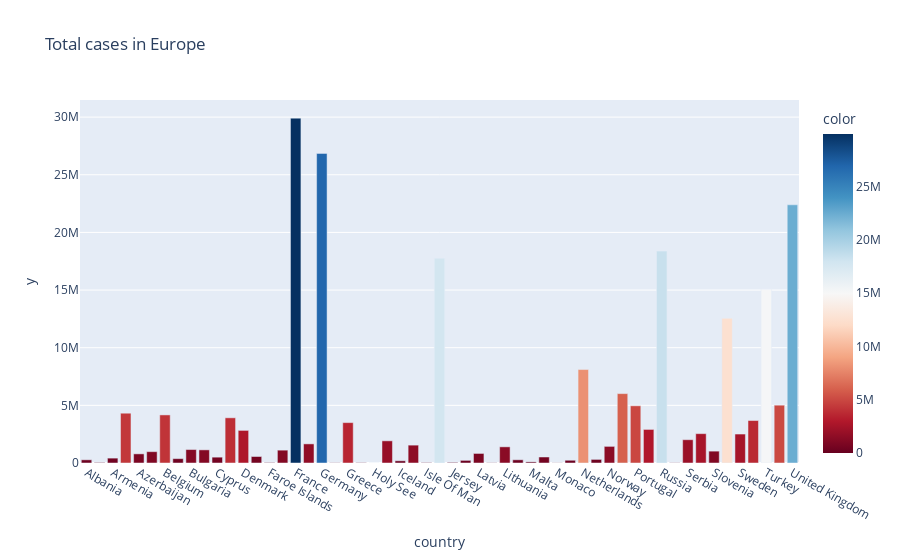

The code cell stored with this chart in its notebook:
### Code cell
# plot cumulative cases in Europe
df_europe_cases_cum = df_europe.loc[df_europe["indicator"] == "cases"]["cumulative_count"].groupby(df_europe["country"]).max()


# exclude Europe (total) and EU/EEA (total)
df_europe_cases_cum = df_europe_cases_cum.drop(["Europe (total)", "EU/EEA (total)"])

fig = px.bar(df_europe_cases_cum, x=df_europe_cases_cum.index, y=df_europe_cases_cum.values, title="Total cases in Europe", color=df_europe_cases_cum.values, color_continuous_scale=px.colors.sequential.RdBu)
fig.show()
fig.write_image(os.path.join(PLOT_IMAGE_PATH, "total_cases_in_europe.png"))

### Figure 1 — Plotly figure (JSON) as saved in the notebook; plotly's stock layout.template omitted (floating-point values rounded to 4 significant figures)
{"data": [{"alignmentgroup": "True", "hovertemplate": "country=%{x}<br>y=%{y}<br>color=%{marker.color}<extra></extra>", "legendgroup": "", "marker": {"color": [276731, 43224, 423006, 4318626, 792870, 982867, 4170786, 378112, 1166859, 1139816, 506278, 3919548, 2827419, 563454, 34658, 1114573, 29910679, 1658240, 26854389, 18806, 3503584, 25874, 28, 1923203, 192039, 1549848, 33251, 17758795, 51132, 228450, 828187, 17506, 1402060, 278235, 96148, 519234, 12486, 237901, 8106145, 312607, 1441387, 6018262, 4962131, 2912041, 18379583, 17124, 2020338, 2544423, 1028376, 12551089, 2511512, 3684270, 15078186, 5014929, 22395790], "coloraxis": "coloraxis", "pattern": {"shape": ""}}, "name": "", "offsetgroup": "", "orientation": "v", "showlegend": false, "textposition": "auto", "type": "bar", "x": ["Albania", "Andorra", "Armenia", "Austria", "Azerbaijan", "Belarus", "Belgium", "Bosnia And Herzegovina", "Bulgaria", "Croatia", "Cyprus", "Czechia", "Denmark", "Estonia", "Faroe Islands", "Finland", "France", "Georgia", "Germany", "Gibraltar", "Greece", "Guernsey", "Holy See", "Hungary", "Iceland", "Ireland", "Isle Of Man", "Italy", "Jersey", "Kosovo", "Latvia", "Liechtenstein", "Lithuania", "Luxembourg", "Malta", "Moldova", "Monaco", "Montenegro", "Netherlands", "North Macedonia", "Norway", "Poland", "Portugal", "Romania", "Russia", "San Marino", "Serbia", "Slovakia", "Slovenia", "Spain", "Sweden", "Switzerland", "Turkey", "Ukraine", "United Kingdom"], "xaxis": "x", "y": [276731, 43224, 423006, 4318626, 792870, 982867, 4170786, 378112, 1166859, 1139816, 506278, 3919548, 2827419, 563454, 34658, 1114573, 29910679, 1658240, 26854389, 18806, 3503584, 25874, 28, 1923203, 192039, 1549848, 33251, 17758795, 51132, 228450, 828187, 17506, 1402060, 278235, 96148, 519234, 12486, 237901, 8106145, 312607, 1441387, 6018262, 4962131, 2912041, 18379583, 17124, 2020338, 2544423, 1028376, 12551089, 2511512, 3684270, 15078186, 5014929, 22395790], "yaxis": "y"}], "layout": {"barmode": "relative", "coloraxis": {"colorbar": {"title": {"text": "color"}}, "colorscale": [[0, "rgb(103,0,31)"], [0.1, "rgb(178,24,43)"], [0.2, "rgb(214,96,77)"], [0.3, "rgb(244,165,130)"], [0.4, "rgb(253,219,199)"], [0.5, "rgb(247,247,247)"], [0.6, "rgb(209,229,240)"], [0.7, "rgb(146,197,222)"], [0.8, "rgb(67,147,195)"], [0.9, "rgb(33,102,172)"], [1, "rgb(5,48,97)"]]}, "legend": {"tracegroupgap": 0}, "title": {"text": "Total cases in Europe"}, "xaxis": {"anchor": "y", "domain": [0, 1], "title": {"text": "country"}}, "yaxis": {"anchor": "x", "domain": [0, 1], "title": {"text": "y"}}}}
